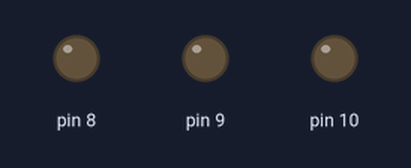
This sketch was run on a simulated Arduino Uno, built with avr-gcc and run on an emulated ATmega328P. Parts: output pins drawn as LEDs (lit = HIGH).

Above: at 0.2 s.
At 1.7 s:
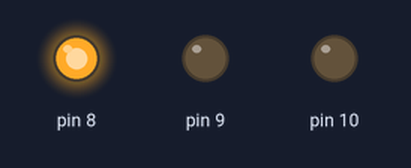
At 2.7 s:
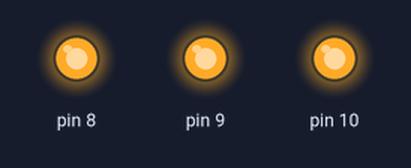
At 3.7 s:
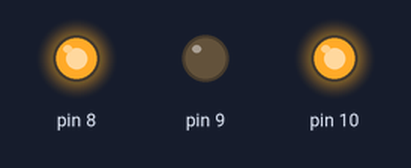
At 6.2 s:
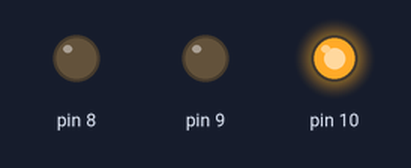
At 8.7 s:
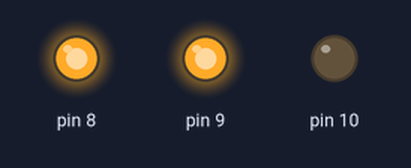
Timing chart, 0 to 9.2 s (numbered marks = the images above):
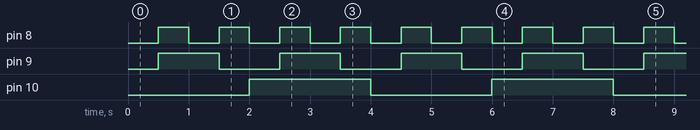

The sketch:

Lab5_1.ino
```cpp
//counter for timer1 interrupts
volatile uint16_t timer1Counter = 0;
//counter for timer2 interrupts
volatile uint16_t timer2Counter = 0;
//variable to store the last time we blinked the led
volatile unsigned long lastMillis = 0;

void setup(void) {
    //setting PB0, PB1, PB2 as outputs
    DDRB |= (1 << PB0) | (1 << PB1) | (1 << PB2);
    //initializing all leds as off
    PORTB &= ~((1 << PB0) | (1 << PB1) | (1 << PB2));

    //configuring timer1 for ctc mode
    TCCR1A = 0x00;
    TCCR1B = (1 << WGM12) | (1 << CS12);
    OCR1A = 31249;
    //enabling timer1 compare interrupt
    TIMSK1 = (1 << OCIE1A);
    TCNT1 = 0;

    //configuring timer2 for normal mode
    TCCR2A = 0x00;
    TCCR2B = (1 << CS22) | (1 << CS21) | (1 << CS20);
    //enabling timer2 overflow interrupt
    TIMSK2 = (1 << TOIE2);
    TCNT2 = 0;

    //enabling global interrupts
    sei();
}

ISR(TIMER1_COMPA_vect) {
    timer1Counter++;
     //toggling PB1 every 2 interrupts
     if (timer1Counter >= 2) {
         PORTB ^= (1 << PB1);
         timer1Counter = 0;
     }
}

ISR(TIMER2_OVF_vect) {
    timer2Counter++;
     //toggling PB2 every 122 interrupts
     if (timer2Counter >= 122) {
         PORTB ^= (1 << PB2);
         timer2Counter = 0;
     }
}

void loop(void) {
    unsigned long currentMillis = millis();
    //blinking PB0 every 500ms
    if (currentMillis - lastMillis >= 500) {
        lastMillis = currentMillis;
        PORTB ^= (1 << PB0);
    }
}
```

Measured:
- by itself, pin 8: alternates HIGH for 0.50 s and LOW for 0.50 s
- by itself, pin 9: alternates HIGH for 1.0 s and LOW for 1.0 s
- by itself, pin 10: alternates HIGH for 2.0 s and LOW for 2.0 s
